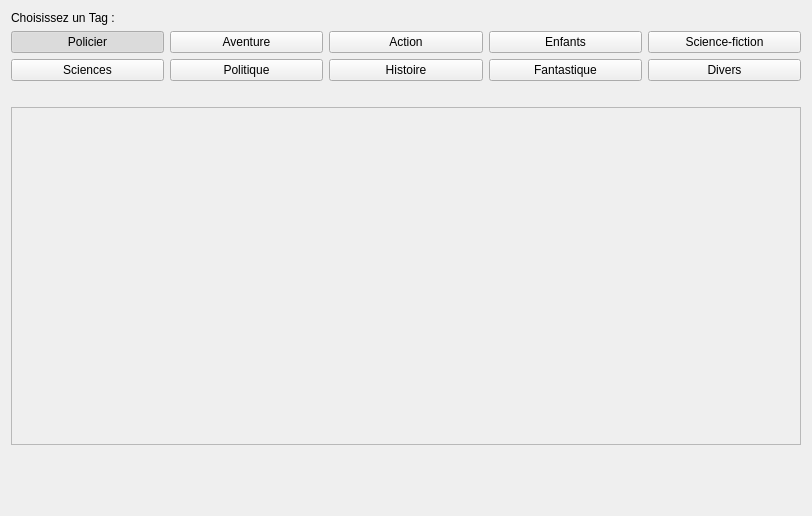
<?xml version="1.0" encoding="UTF-8"?>
<ui version="4.0">
 <class>QUserDecouverteWidget</class>
 <widget class="QWidget" name="QUserDecouverteWidget">
  <property name="geometry">
   <rect>
    <x>0</x>
    <y>0</y>
    <width>812</width>
    <height>516</height>
   </rect>
  </property>
  <property name="windowTitle">
   <string>QUserDecouverteWidget</string>
  </property>
  <property name="styleSheet">
   <string notr="true"/>
  </property>
  <layout class="QVBoxLayout" name="verticalLayout">
   <item>
    <widget class="QLabel" name="label">
     <property name="maximumSize">
      <size>
       <width>16777215</width>
       <height>23</height>
      </size>
     </property>
     <property name="text">
      <string>Choisissez un Tag :</string>
     </property>
    </widget>
   </item>
   <item>
    <layout class="QHBoxLayout" name="horizontalLayout">
     <item>
      <widget class="QPushButton" name="BtnTagPolicier">
       <property name="maximumSize">
        <size>
         <width>16777215</width>
         <height>28</height>
        </size>
       </property>
       <property name="text">
        <string>Policier</string>
       </property>
       <property name="icon">
        <iconset resource="Projet_Bibliotheque.qrc">
         <normaloff>:/Projet_Bibliotheque/Ressources/police.png</normaloff>:/Projet_Bibliotheque/Ressources/police.png</iconset>
       </property>
       <property name="checkable">
        <bool>true</bool>
       </property>
       <property name="checked">
        <bool>true</bool>
       </property>
       <property name="autoExclusive">
        <bool>true</bool>
       </property>
      </widget>
     </item>
     <item>
      <widget class="QPushButton" name="BtnTagAventure">
       <property name="maximumSize">
        <size>
         <width>16777215</width>
         <height>28</height>
        </size>
       </property>
       <property name="text">
        <string>Aventure</string>
       </property>
       <property name="icon">
        <iconset resource="Projet_Bibliotheque.qrc">
         <normaloff>:/Projet_Bibliotheque/Ressources/aventures.png</normaloff>:/Projet_Bibliotheque/Ressources/aventures.png</iconset>
       </property>
       <property name="checkable">
        <bool>true</bool>
       </property>
       <property name="autoExclusive">
        <bool>true</bool>
       </property>
      </widget>
     </item>
     <item>
      <widget class="QPushButton" name="BtnTagAction">
       <property name="maximumSize">
        <size>
         <width>16777215</width>
         <height>28</height>
        </size>
       </property>
       <property name="text">
        <string>Action</string>
       </property>
       <property name="icon">
        <iconset resource="Projet_Bibliotheque.qrc">
         <normaloff>:/Projet_Bibliotheque/Ressources/action.png</normaloff>:/Projet_Bibliotheque/Ressources/action.png</iconset>
       </property>
       <property name="checkable">
        <bool>true</bool>
       </property>
       <property name="autoExclusive">
        <bool>true</bool>
       </property>
      </widget>
     </item>
     <item>
      <widget class="QPushButton" name="BtnTagEnfants">
       <property name="maximumSize">
        <size>
         <width>16777215</width>
         <height>28</height>
        </size>
       </property>
       <property name="text">
        <string>Enfants</string>
       </property>
       <property name="icon">
        <iconset resource="Projet_Bibliotheque.qrc">
         <normaloff>:/Projet_Bibliotheque/Ressources/enfant.png</normaloff>:/Projet_Bibliotheque/Ressources/enfant.png</iconset>
       </property>
       <property name="checkable">
        <bool>true</bool>
       </property>
       <property name="autoExclusive">
        <bool>true</bool>
       </property>
      </widget>
     </item>
     <item>
      <widget class="QPushButton" name="BtnTagScienceFi">
       <property name="maximumSize">
        <size>
         <width>16777215</width>
         <height>28</height>
        </size>
       </property>
       <property name="text">
        <string>Science-fiction</string>
       </property>
       <property name="icon">
        <iconset resource="Projet_Bibliotheque.qrc">
         <normaloff>:/Projet_Bibliotheque/Ressources/SciFI.png</normaloff>:/Projet_Bibliotheque/Ressources/SciFI.png</iconset>
       </property>
       <property name="checkable">
        <bool>true</bool>
       </property>
       <property name="autoExclusive">
        <bool>true</bool>
       </property>
      </widget>
     </item>
    </layout>
   </item>
   <item>
    <layout class="QHBoxLayout" name="horizontalLayout_2">
     <item>
      <widget class="QPushButton" name="BtnTagScience">
       <property name="maximumSize">
        <size>
         <width>16777215</width>
         <height>28</height>
        </size>
       </property>
       <property name="text">
        <string>Sciences</string>
       </property>
       <property name="icon">
        <iconset resource="Projet_Bibliotheque.qrc">
         <normaloff>:/Projet_Bibliotheque/Ressources/Sciences.png</normaloff>:/Projet_Bibliotheque/Ressources/Sciences.png</iconset>
       </property>
       <property name="checkable">
        <bool>true</bool>
       </property>
       <property name="autoExclusive">
        <bool>true</bool>
       </property>
      </widget>
     </item>
     <item>
      <widget class="QPushButton" name="BtnTagPolitique">
       <property name="maximumSize">
        <size>
         <width>16777215</width>
         <height>28</height>
        </size>
       </property>
       <property name="text">
        <string>Politique</string>
       </property>
       <property name="icon">
        <iconset resource="Projet_Bibliotheque.qrc">
         <normaloff>:/Projet_Bibliotheque/Ressources/POLITIQUE.png</normaloff>:/Projet_Bibliotheque/Ressources/POLITIQUE.png</iconset>
       </property>
       <property name="iconSize">
        <size>
         <width>25</width>
         <height>25</height>
        </size>
       </property>
       <property name="checkable">
        <bool>true</bool>
       </property>
       <property name="autoExclusive">
        <bool>true</bool>
       </property>
      </widget>
     </item>
     <item>
      <widget class="QPushButton" name="BtnTagHistoire">
       <property name="maximumSize">
        <size>
         <width>16777215</width>
         <height>28</height>
        </size>
       </property>
       <property name="text">
        <string>Histoire</string>
       </property>
       <property name="icon">
        <iconset resource="Projet_Bibliotheque.qrc">
         <normaloff>:/Projet_Bibliotheque/Ressources/histoire.png</normaloff>:/Projet_Bibliotheque/Ressources/histoire.png</iconset>
       </property>
       <property name="iconSize">
        <size>
         <width>25</width>
         <height>25</height>
        </size>
       </property>
       <property name="checkable">
        <bool>true</bool>
       </property>
       <property name="autoExclusive">
        <bool>true</bool>
       </property>
      </widget>
     </item>
     <item>
      <widget class="QPushButton" name="BtnTagFantastique">
       <property name="maximumSize">
        <size>
         <width>16777215</width>
         <height>28</height>
        </size>
       </property>
       <property name="text">
        <string>Fantastique</string>
       </property>
       <property name="icon">
        <iconset resource="Projet_Bibliotheque.qrc">
         <normaloff>:/Projet_Bibliotheque/Ressources/fantastique.png</normaloff>:/Projet_Bibliotheque/Ressources/fantastique.png</iconset>
       </property>
       <property name="checkable">
        <bool>true</bool>
       </property>
       <property name="autoExclusive">
        <bool>true</bool>
       </property>
      </widget>
     </item>
     <item>
      <widget class="QPushButton" name="BtnTagDivers">
       <property name="maximumSize">
        <size>
         <width>16777215</width>
         <height>28</height>
        </size>
       </property>
       <property name="text">
        <string>Divers</string>
       </property>
       <property name="icon">
        <iconset resource="Projet_Bibliotheque.qrc">
         <normaloff>:/Projet_Bibliotheque/Ressources/troisPoints.png</normaloff>:/Projet_Bibliotheque/Ressources/troisPoints.png</iconset>
       </property>
       <property name="checkable">
        <bool>true</bool>
       </property>
       <property name="autoExclusive">
        <bool>true</bool>
       </property>
      </widget>
     </item>
    </layout>
   </item>
   <item>
    <spacer name="horizontalSpacer">
     <property name="maximumSize">
      <size>
       <width>16777215</width>
       <height>20</height>
      </size>
     </property>
     <property name="orientation">
      <enum>Qt::Horizontal</enum>
     </property>
     <property name="sizeHint" stdset="0">
      <size>
       <width>819</width>
       <height>20</height>
      </size>
     </property>
    </spacer>
   </item>
   <item>
    <widget class="QScrollArea" name="scrollArea">
     <property name="widgetResizable">
      <bool>true</bool>
     </property>
     <widget class="QWidget" name="scrollAreaWidgetContents">
      <property name="geometry">
       <rect>
        <x>0</x>
        <y>0</y>
        <width>788</width>
        <height>287</height>
       </rect>
      </property>
      <layout class="QVBoxLayout" name="verticalLayout_2"/>
     </widget>
    </widget>
   </item>
   <item>
    <spacer name="horizontalSpacer_4">
     <property name="orientation">
      <enum>Qt::Horizontal</enum>
     </property>
     <property name="sizeHint" stdset="0">
      <size>
       <width>40</width>
       <height>20</height>
      </size>
     </property>
    </spacer>
   </item>
   <item>
    <spacer name="horizontalSpacer_3">
     <property name="orientation">
      <enum>Qt::Horizontal</enum>
     </property>
     <property name="sizeHint" stdset="0">
      <size>
       <width>40</width>
       <height>20</height>
      </size>
     </property>
    </spacer>
   </item>
   <item>
    <spacer name="horizontalSpacer_2">
     <property name="orientation">
      <enum>Qt::Horizontal</enum>
     </property>
     <property name="sizeHint" stdset="0">
      <size>
       <width>40</width>
       <height>20</height>
      </size>
     </property>
    </spacer>
   </item>
  </layout>
 </widget>
 <layoutdefault spacing="6" margin="11"/>
 <resources>
  <include location="Projet_Bibliotheque.qrc"/>
 </resources>
 <connections>
  <connection>
   <sender>BtnTagPolicier</sender>
   <signal>toggled(bool)</signal>
   <receiver>QUserDecouverteWidget</receiver>
   <slot>Policier(bool)</slot>
   <hints>
    <hint type="sourcelabel">
     <x>75</x>
     <y>50</y>
    </hint>
    <hint type="destinationlabel">
     <x>169</x>
     <y>28</y>
    </hint>
   </hints>
  </connection>
  <connection>
   <sender>BtnTagAventure</sender>
   <signal>toggled(bool)</signal>
   <receiver>QUserDecouverteWidget</receiver>
   <slot>Aventure(bool)</slot>
   <hints>
    <hint type="sourcelabel">
     <x>290</x>
     <y>49</y>
    </hint>
    <hint type="destinationlabel">
     <x>319</x>
     <y>33</y>
    </hint>
   </hints>
  </connection>
  <connection>
   <sender>BtnTagAction</sender>
   <signal>toggled(bool)</signal>
   <receiver>QUserDecouverteWidget</receiver>
   <slot>Action(bool)</slot>
   <hints>
    <hint type="sourcelabel">
     <x>427</x>
     <y>38</y>
    </hint>
    <hint type="destinationlabel">
     <x>464</x>
     <y>30</y>
    </hint>
   </hints>
  </connection>
  <connection>
   <sender>BtnTagEnfants</sender>
   <signal>toggled(bool)</signal>
   <receiver>QUserDecouverteWidget</receiver>
   <slot>Enfants(bool)</slot>
   <hints>
    <hint type="sourcelabel">
     <x>596</x>
     <y>50</y>
    </hint>
    <hint type="destinationlabel">
     <x>644</x>
     <y>32</y>
    </hint>
   </hints>
  </connection>
  <connection>
   <sender>BtnTagScienceFi</sender>
   <signal>toggled(bool)</signal>
   <receiver>QUserDecouverteWidget</receiver>
   <slot>SciFi(bool)</slot>
   <hints>
    <hint type="sourcelabel">
     <x>750</x>
     <y>41</y>
    </hint>
    <hint type="destinationlabel">
     <x>801</x>
     <y>29</y>
    </hint>
   </hints>
  </connection>
  <connection>
   <sender>BtnTagScience</sender>
   <signal>toggled(bool)</signal>
   <receiver>QUserDecouverteWidget</receiver>
   <slot>Science(bool)</slot>
   <hints>
    <hint type="sourcelabel">
     <x>139</x>
     <y>94</y>
    </hint>
    <hint type="destinationlabel">
     <x>142</x>
     <y>103</y>
    </hint>
   </hints>
  </connection>
  <connection>
   <sender>BtnTagPolitique</sender>
   <signal>toggled(bool)</signal>
   <receiver>QUserDecouverteWidget</receiver>
   <slot>Politique(bool)</slot>
   <hints>
    <hint type="sourcelabel">
     <x>249</x>
     <y>87</y>
    </hint>
    <hint type="destinationlabel">
     <x>247</x>
     <y>103</y>
    </hint>
   </hints>
  </connection>
  <connection>
   <sender>BtnTagHistoire</sender>
   <signal>toggled(bool)</signal>
   <receiver>QUserDecouverteWidget</receiver>
   <slot>Histoire(bool)</slot>
   <hints>
    <hint type="sourcelabel">
     <x>363</x>
     <y>89</y>
    </hint>
    <hint type="destinationlabel">
     <x>356</x>
     <y>107</y>
    </hint>
   </hints>
  </connection>
  <connection>
   <sender>BtnTagFantastique</sender>
   <signal>toggled(bool)</signal>
   <receiver>QUserDecouverteWidget</receiver>
   <slot>Fantastique(bool)</slot>
   <hints>
    <hint type="sourcelabel">
     <x>513</x>
     <y>86</y>
    </hint>
    <hint type="destinationlabel">
     <x>502</x>
     <y>104</y>
    </hint>
   </hints>
  </connection>
  <connection>
   <sender>BtnTagDivers</sender>
   <signal>toggled(bool)</signal>
   <receiver>QUserDecouverteWidget</receiver>
   <slot>Divers(bool)</slot>
   <hints>
    <hint type="sourcelabel">
     <x>655</x>
     <y>88</y>
    </hint>
    <hint type="destinationlabel">
     <x>647</x>
     <y>106</y>
    </hint>
   </hints>
  </connection>
 </connections>
 <slots>
  <slot>Policier(bool)</slot>
  <slot>Aventure(bool)</slot>
  <slot>Action(bool)</slot>
  <slot>Enfants(bool)</slot>
  <slot>SciFi(bool)</slot>
  <slot>Science(bool)</slot>
  <slot>Politique(bool)</slot>
  <slot>Histoire(bool)</slot>
  <slot>Fantastique(bool)</slot>
  <slot>Divers(bool)</slot>
 </slots>
</ui>
